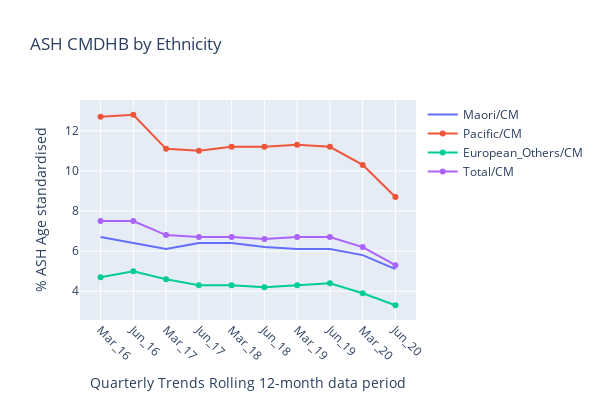

Source (notebook cell):
### Code cell
import pandas as pd
import matplotlib.pyplot as plt
import plotly.graph_objects as go
import numpy as np
#DHBAll = pd.ExcelFile('G:/Funding Team/Planning/Health Information/HIAT/Michael Files/Antinatal Vaccination/April 2019 to March 2020/For Python.xlsx')
#DHBPert = pd.read_excel(DHBAll, 'Pertussis Graphs', skiprows=5)
WDHBEthnic = DHBPert[['Maori/CM','Pacific/CM','European/Others/CM', 'Total/CM']]
WDHBEthnic=WDHBEthnic.round(3)
WDHBEthnic=WDHBEthnic.dropna()
#WDHBEthnic=WDHBEthnic[:29]

# Declare a list that is to be converted into a column 
Quarter = ['Mar_16','Jun_16', 'Mar_17','Jun_17','Mar_18','Jun_18','Mar_19', 'Jun_19','Mar_20','Jun_20'] 
# Using 'Address' as the column name 
# and equating it to the list 
WDHBEthnic['Quarter'] = Quarter 
WDHBEthnic=WDHBEthnic.dropna()
random_x = WDHBEthnic["Quarter"].tolist()
# using to_numpy() 
random_y0 = WDHBEthnic['Maori/CM'].tolist()   

random_y1 = WDHBEthnic['Pacific/CM'].tolist()  
   
random_y2 = WDHBEthnic['European/Others/CM'].tolist() 
random_y3 = WDHBEthnic['Total/CM'].tolist() 

import numpy as np

# Create traces
fig = go.Figure()
fig.add_trace(go.Scatter(x=random_x, y=random_y0,
                    mode='lines',
                    name='Maori/CM'))
fig.add_trace(go.Scatter(x=random_x, y=random_y1,
                    mode='lines+markers',
                    name='Pacific/CM'))
fig.add_trace(go.Scatter(x=random_x, y=random_y2,
                    mode='lines+markers',
                    name='European_Others/CM'))
fig.add_trace(go.Scatter(x=random_x, y=random_y3,
                    mode='lines+markers',
                    name='Total/CM'))
# Edit the layout
fig.update_layout(title='ASH by Ethnicity',
                   xaxis_title='Quarterly Trends Rolling 12-month data period',
                   yaxis_title='% ASH Age standardised')

fig.update_layout(xaxis_type='category',
                  title_text='ASH CMDHB by Ethnicity',
                  xaxis_title='Quarterly Trends Rolling 12-month data period',
                  yaxis_title='% ASH Age standardised')
fig.update_xaxes(tickangle=45)
fig.update_yaxes(tickformat="P")
fig.update_layout(showlegend=True)
#fig.update_layout(legend_orientation="h")
fig.update_layout(
    autosize=True,
    width=600,
    height=400,)
fig.show()

### Figure 1 — Plotly figure (JSON) as saved in the notebook; plotly's stock layout.template omitted (floating-point values rounded to 4 significant figures)
{"data": [{"mode": "lines", "name": "Maori/CM", "type": "scatter", "x": ["Mar_16", "Jun_16", "Mar_17", "Jun_17", "Mar_18", "Jun_18", "Mar_19", "Jun_19", "Mar_20", "Jun_20"], "y": [6.7, 6.4, 6.1, 6.4, 6.4, 6.2, 6.1, 6.1, 5.8, 5.1]}, {"mode": "lines+markers", "name": "Pacific/CM", "type": "scatter", "x": ["Mar_16", "Jun_16", "Mar_17", "Jun_17", "Mar_18", "Jun_18", "Mar_19", "Jun_19", "Mar_20", "Jun_20"], "y": [12.7, 12.8, 11.1, 11, 11.2, 11.2, 11.3, 11.2, 10.3, 8.7]}, {"mode": "lines+markers", "name": "European_Others/CM", "type": "scatter", "x": ["Mar_16", "Jun_16", "Mar_17", "Jun_17", "Mar_18", "Jun_18", "Mar_19", "Jun_19", "Mar_20", "Jun_20"], "y": [4.7, 5, 4.6, 4.3, 4.3, 4.2, 4.3, 4.4, 3.9, 3.3]}, {"mode": "lines+markers", "name": "Total/CM", "type": "scatter", "x": ["Mar_16", "Jun_16", "Mar_17", "Jun_17", "Mar_18", "Jun_18", "Mar_19", "Jun_19", "Mar_20", "Jun_20"], "y": [7.5, 7.5, 6.8, 6.7, 6.7, 6.6, 6.7, 6.7, 6.2, 5.3]}], "layout": {"autosize": true, "height": 400, "showlegend": true, "title": {"text": "ASH CMDHB by Ethnicity"}, "width": 600, "xaxis": {"tickangle": 45, "title": {"text": "Quarterly Trends Rolling 12-month data period"}, "type": "category"}, "yaxis": {"tickformat": "P", "title": {"text": "% ASH Age standardised"}}}}
